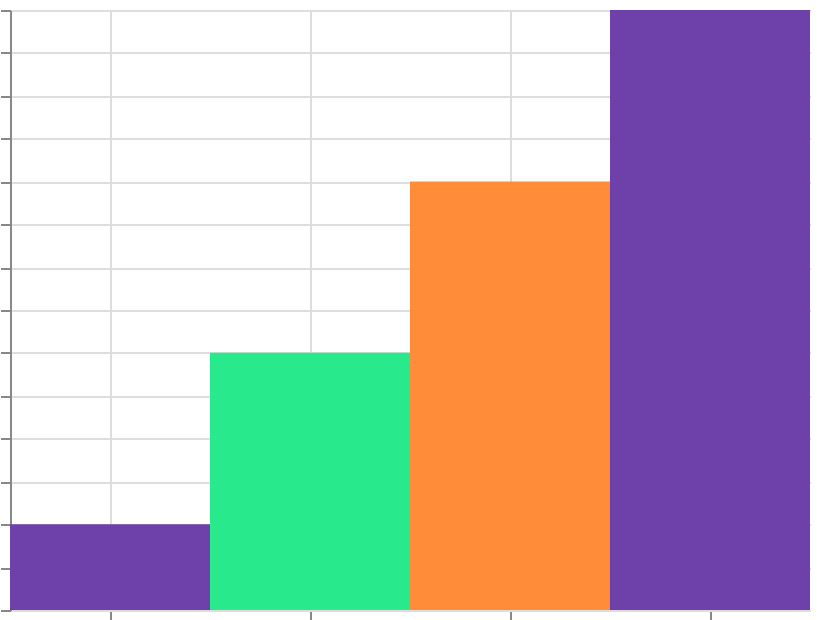

Vega-Lite specification for this chart:
### Vega specification from a JSON file in a GitHub repository (floating-point values rounded to 4 significant figures)
{"$schema": "https://vega.github.io/schema/vega/v6.json", "width": 400, "height": 300, "padding": 5, "autosize": "none", "data": [{"name": "table", "values": [{"cat": "A", "val": 10}, {"cat": "B", "val": 30}, {"cat": "C", "val": 50}, {"cat": "D", "val": 70}]}], "scales": [{"name": "x", "type": "band", "domain": {"data": "table", "field": "cat", "sort": true}, "range": "width"}, {"name": "y", "type": "linear", "domain": {"data": "table", "field": "val"}, "range": [{"signal": "height"}, 0], "zero": true, "nice": true}, {"name": "color", "type": "linear", "domain": {"data": "table", "field": "val"}, "reverse": true, "range": {"scheme": "rainbow"}}], "marks": [{"type": "rect", "from": {"data": "table"}, "encode": {"update": {"x": {"scale": "x", "field": "cat"}, "width": {"scale": "x", "band": 1}, "y": {"scale": "y", "field": "val"}, "y2": {"scale": "y", "value": 0}, "fill": {"scale": "color", "field": "val"}}}}], "axes": [{"scale": "x", "orient": "bottom", "grid": true, "labels": false}, {"scale": "y", "orient": "left", "grid": true, "labels": false}], "legends": [{"fill": "color", "title": "Wavelength"}]}
